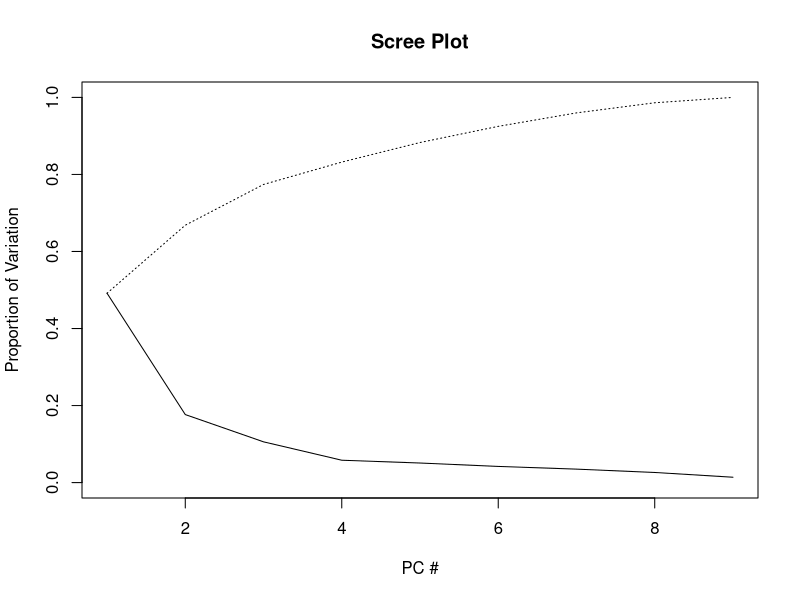
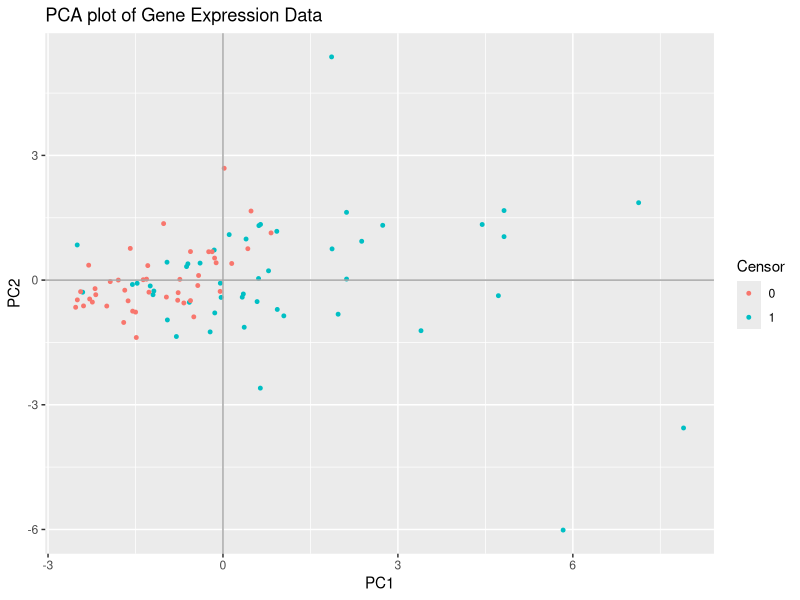
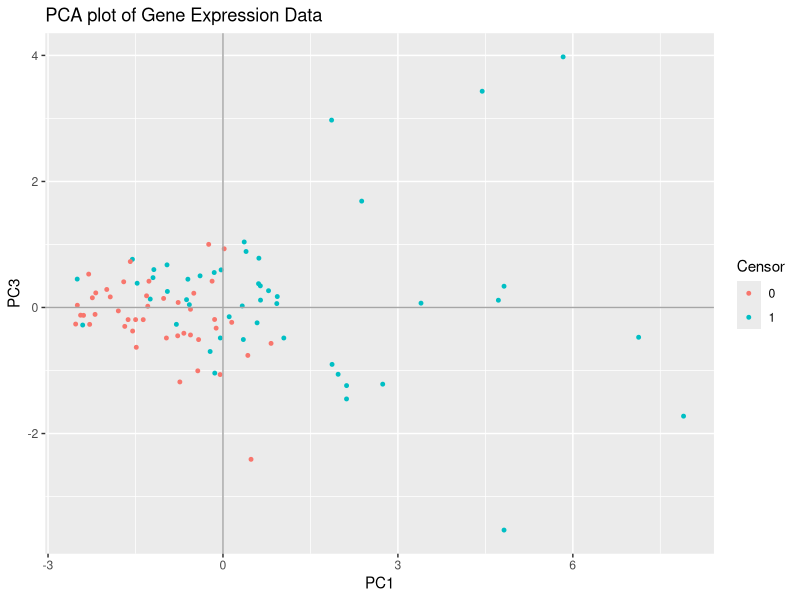
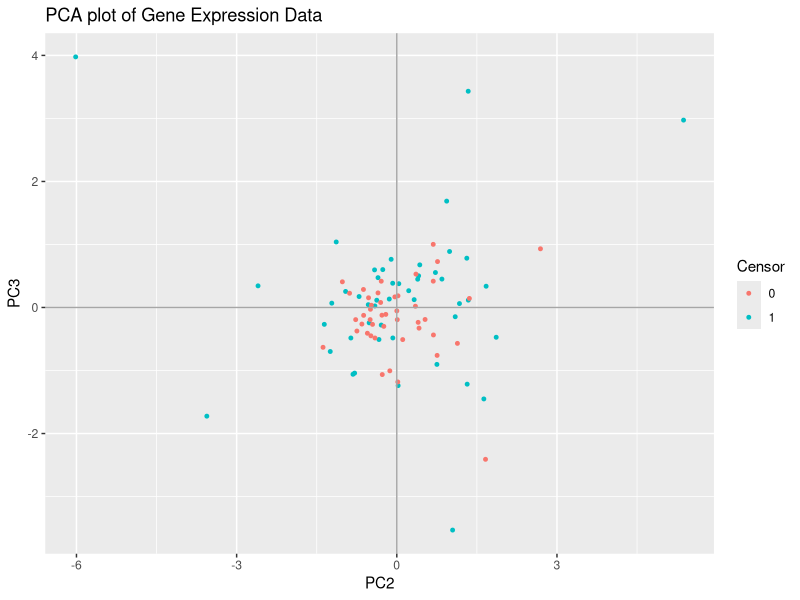
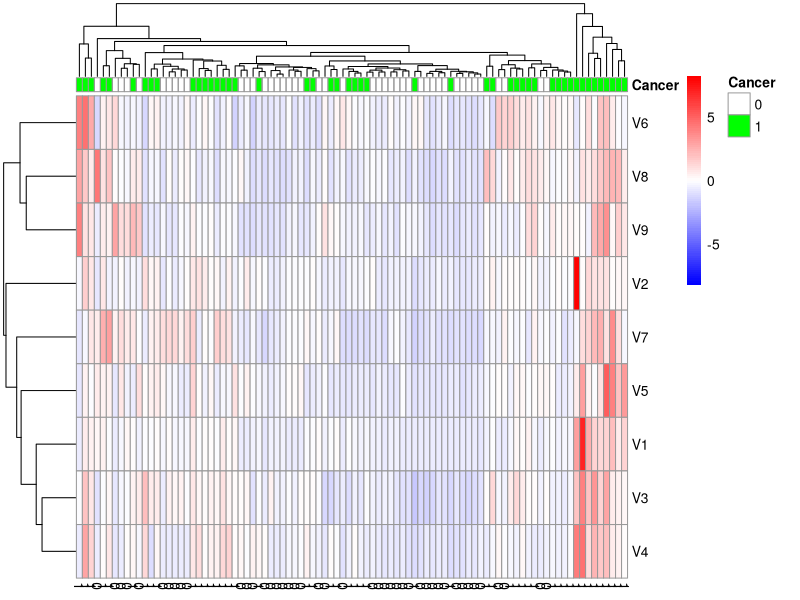
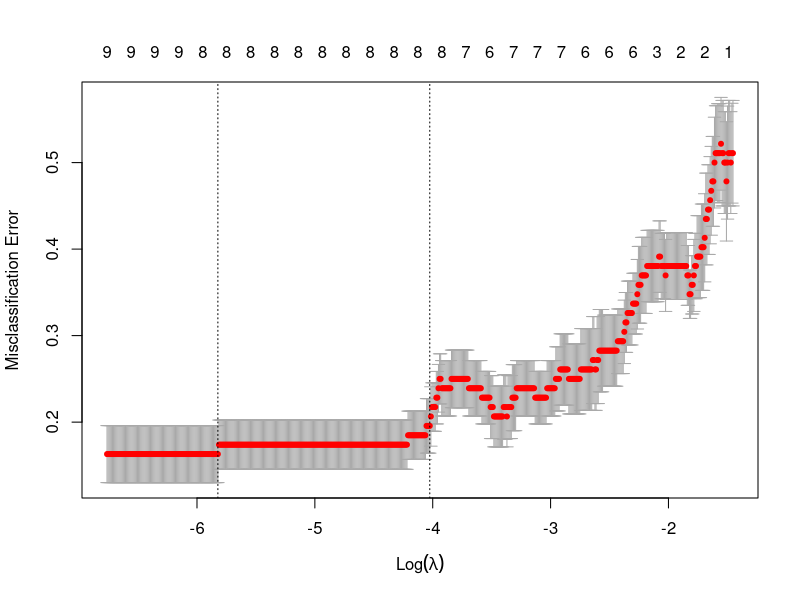
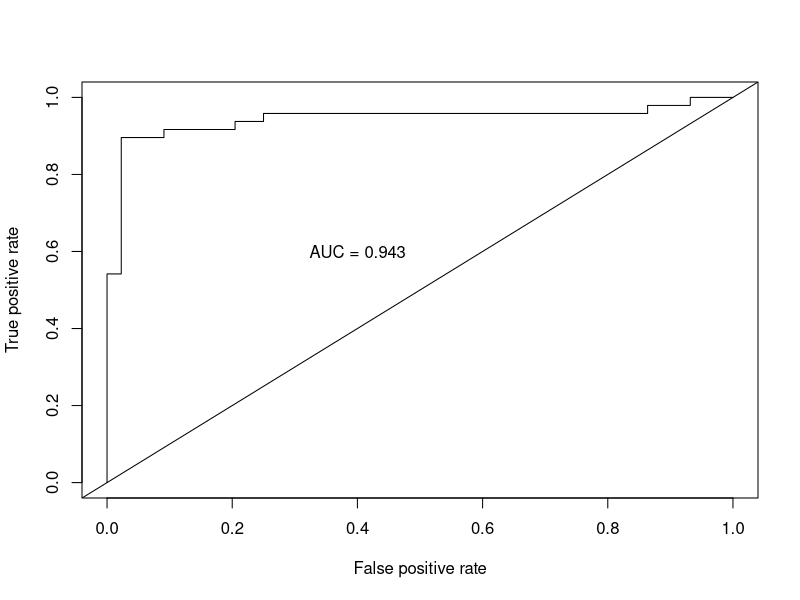
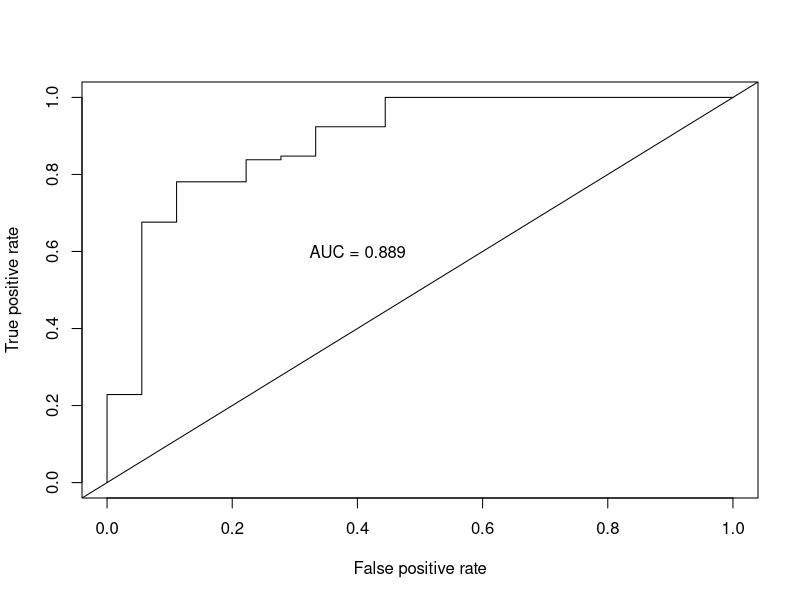

Write the R code that produced these figures, in order.
library(glmnet)
library(ROCR)
library(MASS)
library(ggplot2)
library(pheatmap)
library(randomForest)


setwd("~/Desktop")
dat <- read.csv("CancerExample.csv", header = TRUE)

##glmnet

#Get Training Set
dat.train <- dat[which(dat$Set == "Training"),]

dat.train.x <- dat.train[,6:ncol(dat.train)]
dat.train.y <- dat.train$Censor

dat.train.y <- as.factor(as.character(dat.train.y))



#Before moving forward with modeling the training data set. Lets use PCA and
#hierarchical clustering to visualize the data and explore 
#


pc.result<-prcomp(dat.train.x,scale.=TRUE)
pc.scores<-pc.result$x
pc.scores<-data.frame(pc.scores)
pc.scores$Censor<-dat.train.y


#Loadings for interpretation
pc.result$rotation

#Scree plot
pc.eigen<-(pc.result$sdev)^2
pc.prop<-pc.eigen/sum(pc.eigen)
pc.cumprop<-cumsum(pc.prop)
plot(1:9,pc.prop,type="l",main="Scree Plot",ylim=c(0,1),xlab="PC #",ylab="Proportion of Variation")
lines(1:9,pc.cumprop,lty=3)

#Use ggplot2 to plot the first few pc's
ggplot(data = pc.scores, aes(x = PC1, y = PC2)) +
  geom_point(aes(col=Censor), size=1)+
  geom_hline(yintercept = 0, colour = "gray65") +
  geom_vline(xintercept = 0, colour = "gray65") +
  ggtitle("PCA plot of Gene Expression Data")

ggplot(data = pc.scores, aes(x = PC1, y = PC3)) +
    geom_point(aes(col=Censor), size=1)+
  geom_hline(yintercept = 0, colour = "gray65") +
    geom_vline(xintercept = 0, colour = "gray65") +
    ggtitle("PCA plot of Gene Expression Data")

  
ggplot(data = pc.scores, aes(x = PC2, y = PC3)) +
    geom_point(aes(col=Censor), size=1)+
  geom_hline(yintercept = 0, colour = "gray65") +
    geom_vline(xintercept = 0, colour = "gray65") +
    ggtitle("PCA plot of Gene Expression Data")
  
#Lets look at a heatmap using hierarchical clustering to see if the 
#response naturually clusters out using the predictors
  
#Transposting the predictor matrix and giving the response categories its
#row names.

library(RColorBrewer)
cols <- colorRampPalette(brewer.pal(9, "Set1"))
x<-t(dat.train.x)
colnames(x)<-dat.train.y
pheatmap(x,annotation_col=data.frame(Cancer=dat.train.y),annotation_colors=list(Cancer=c("0"="white","1"="green")),scale="row",legend=T,color=colorRampPalette(c("blue","white", "red"), space = "rgb")(100))


#A good exercise would be to go in and play around with the 
#data but maybe add a few "fake" predictors that seperate out
#the two response categories very well.  From there make the plots 
#again and see how they reflect that truth.

#The heatmap could be done using the PC's as well.



 
  
  
#glmnet requires a matrix 
dat.train.x <- as.matrix(dat.train.x)
library(glmnet)
cvfit <- cv.glmnet(dat.train.x, dat.train.y, family = "binomial", type.measure = "class", nlambda = 1000)
plot(cvfit)
coef(cvfit, s = "lambda.min")

#Get training set predictions...We know they are biased but lets create ROC's.
#These are predicted probabilities from logistic model  exp(b)/(1+exp(b))
fit.pred <- predict(cvfit, newx = dat.train.x, type = "response")

#Compare the prediction to the real outcome
head(fit.pred)
head(dat.train.y)

#Create ROC curves
pred <- prediction(fit.pred[,1], dat.train.y)
roc.perf = performance(pred, measure = "tpr", x.measure = "fpr")
auc.train <- performance(pred, measure = "auc")
auc.train <- auc.train@y.values

#Plot ROC
plot(roc.perf)
abline(a=0, b= 1) #Ref line indicating poor performance
text(x = .40, y = .6,paste("AUC = ", round(auc.train[[1]],3), sep = ""))


#Get Validation Set I
dat.val1 <- dat[which(dat$Set == "Validation I"),]
dat.val1.x <- dat.val1[,c(6:ncol(dat))]
dat.val1.x <- as.matrix(dat.val1.x)

dat.val1.y <- dat.val1$Censor
dat.val1.y <- as.factor(as.character(dat.val1.y))


#Run model from training set on valid set I
fit.pred1 <- predict(cvfit, newx = dat.val1.x, type = "response")

#ROC curves
pred1 <- prediction(fit.pred1[,1], dat.val1.y)
roc.perf1 = performance(pred1, measure = "tpr", x.measure = "fpr")
auc.val1 <- performance(pred1, measure = "auc")
auc.val1 <- auc.val1@y.values
plot(roc.perf1)
abline(a=0, b= 1)
text(x = .40, y = .6,paste("AUC = ", round(auc.val1[[1]],3), sep = ""))


#Rinse and Repeat for valid set II and III
dat.val2 <- dat[which(dat$Set == "Validation II"),]
dat.val2.x <- dat.val2[,c(6:ncol(dat))]
dat.val2.x <- as.matrix(dat.val2.x)

dat.val2.y <- dat.val2$Censor
dat.val2.y <- as.factor(as.character(dat.val2.y))

fit.pred2 <- predict(cvfit, newx = dat.val2.x, type = "response")

pred2 <- prediction(fit.pred2[,1], dat.val2.y)
roc.perf2 = performance(pred2, measure = "tpr", x.measure = "fpr")
auc.val2 <- performance(pred2, measure = "auc")
auc.val2 <- auc.val2@y.values
plot(roc.perf2)
abline(a=0, b= 1)
text(x = .42, y = .6,paste("AUC = ", round(auc.val2[[1]],3), sep = ""))

#Valid set III
dat.val3 <- dat[which(dat$Set == "Validation III"),]
dat.val3.x <- dat.val3[,c(6:ncol(dat))]
dat.val3.x <- as.matrix(dat.val3.x)

dat.val3.y <- dat.val3$Censor
dat.val3.y <- as.factor(as.character(dat.val3.y))


fit.pred3 <- predict(cvfit, newx = dat.val3.x, type = "response")

pred3 <- prediction(fit.pred3[,1], dat.val3.y)
roc.perf3 = performance(pred3, measure = "tpr", x.measure = "fpr")
auc.val3 <- performance(pred3, measure = "auc")
auc.val3 <- auc.val3@y.values
plot(roc.perf3)
abline(a=0, b= 1)
text(x = .4, y = .6,paste("AUC = ", round(auc.val3[[1]],3), sep = ""))


  
#Here we are just comparing the reproducibility of the logistic model.
#You can also use this code to compare multiple models like logistic, compared to lda, compared to a tree or RF.
#This graph also allows for you to get a sense of what cut off values are producing the best sensitivity and specificity results as well using
#the colorize option.

#This is helpful:  https://www.r-bloggers.com/a-small-introduction-to-the-rocr-package/ that does some extra things you might find 
#helpful.
#If you want to mess around with other packages: https://rviews.rstudio.com/2019/03/01/some-r-packages-for-roc-curves/
plot( roc.perf1, colorize = TRUE)
plot(roc.perf2, add = TRUE, colorize = TRUE)
plot(roc.perf3, add = TRUE, colorize = TRUE)
abline(a=0, b= 1)

#without color for cutoff; but adding colors to allow for comarisons of the curves
plot( roc.perf1)
plot(roc.perf2,col="orange", add = TRUE)
plot(roc.perf3,col="blue", add = TRUE)
legend("bottomright",legend=c("Valid 1","Valid 2","Valid 3"),col=c("black","orange","blue"),lty=1,lwd=1)
abline(a=0, b= 1)




## LDA

#Training Set
dat.train <- dat[which(dat$Set == "Training"),]
dat.train.x <- dat.train[,6:ncol(dat)]

dat.train.y <- dat.train$Censor
dat.train.y <- as.factor(as.character(dat.train.y))

fit.lda <- lda(dat.train.y ~ ., data = dat.train.x)
pred.lda <- predict(fit.lda, newdata = dat.train.x)

preds <- pred.lda$posterior
preds <- as.data.frame(preds)

pred <- prediction(preds[,2],dat.train.y)
roc.perf = performance(pred, measure = "tpr", x.measure = "fpr")
auc.train <- performance(pred, measure = "auc")
auc.train <- auc.train@y.values
plot(roc.perf)
abline(a=0, b= 1)
text(x = .40, y = .6,paste("AUC = ", round(auc.train[[1]],3), sep = ""))


#Valid set I
dat.val1 <- dat[which(dat$Set == "Validation I"),]
dat.val1.x <- dat.val1[,c(6:ncol(dat))]

dat.val1.y <- dat.val1$Censor
dat.val1.y <- as.factor(as.character(dat.val1.y))


pred.lda1 <- predict(fit.lda, newdata = dat.val1.x)

preds1 <- pred.lda1$posterior
preds1 <- as.data.frame(preds1)

pred1 <- prediction(preds1[,2],dat.val1.y)
roc.perf = performance(pred1, measure = "tpr", x.measure = "fpr")
auc.train <- performance(pred1, measure = "auc")
auc.train <- auc.train@y.values
plot(roc.perf)
abline(a=0, b= 1)
text(x = .40, y = .6,paste("AUC = ", round(auc.train[[1]],3), sep = ""))


#Valid set II
dat.val2 <- dat[which(dat$Set == "Validation II"),]
dat.val2.x <- dat.val2[,c(5:ncol(dat))]

dat.val2.y <- dat.val2$Censor
dat.val2.y <- as.factor(as.character(dat.val2.y))

pred.lda2 <- predict(fit.lda, newdata = dat.val2.x)

preds2 <- pred.lda2$posterior
preds2 <- as.data.frame(preds2)

pred2 <- prediction(preds2[,2],dat.val2.y)
roc.perf = performance(pred2, measure = "tpr", x.measure = "fpr")
auc.train <- performance(pred2, measure = "auc")
auc.train <- auc.train@y.values
plot(roc.perf)
abline(a=0, b= 1)
text(x = .40, y = .6,paste("AUC = ", round(auc.train[[1]],3), sep = ""))


#Valid set III
dat.val3 <- dat[which(dat$Set == "Validation III"),]
dat.val3.x <- dat.val3[,c(5:ncol(dat))]

dat.val3.y <- dat.val3$Censor
dat.val3.y <- as.factor(as.character(dat.val3.y))


pred.lda3 <- predict(fit.lda, newdata = dat.val3.x)

preds3 <- pred.lda3$posterior
preds3 <- as.data.frame(preds3)

pred3 <- prediction(preds3[,2],dat.val3.y)
roc.perf = performance(pred3, measure = "tpr", x.measure = "fpr")
auc.train <- performance(pred3, measure = "auc")
auc.train <- auc.train@y.values
plot(roc.perf)
abline(a=0, b= 1)
text(x = .40, y = .6,paste("AUC = ", round(auc.train[[1]],3), sep = ""))



#One more time with a Random Forest
#I'm removing the fluff variables just to make coding easier.
dat.train.rf <- dat[which(dat$Set == "Training"),-(1:4)]
dat.train.rf$Censor<-factor(dat.train.rf$Censor)

train.rf<-randomForest(Censor~.,data=dat.train.rf,mtry=4,ntree=500,importance=T)
fit.pred<-predict(train.rf,newdata=dat.train.rf,type="prob")



pred <- prediction(fit.pred[,2], dat.train.rf$Censor)
roc.perf = performance(pred, measure = "tpr", x.measure = "fpr")
auc.train <- performance(pred, measure = "auc")
auc.train <- auc.train@y.values
plot(roc.perf)
abline(a=0, b= 1)
text(x = .40, y = .6,paste("AUC = ", round(auc.train[[1]],3), sep = ""))


#Predict Validation Set I
dat.val1.rf <- dat.val1[,-(1:4)]
#dat.val1.rf$Censor<-factor(dat.train.rf$Censor)

pred.val1<-predict(train.rf,newdata=dat.val1.rf,type="prob")



pred <- prediction(pred.val1[,2], dat.val1.rf$Censor)
roc.perf = performance(pred, measure = "tpr", x.measure = "fpr")
auc.train <- performance(pred, measure = "auc")
auc.train <- auc.train@y.values
plot(roc.perf)
abline(a=0, b= 1)
text(x = .40, y = .6,paste("AUC = ", round(auc.train[[1]],3), sep = ""))


#Predict Validation Set 2
dat.val2.rf <- dat.val2[,-(1:4)]
#dat.val1.rf$Censor<-factor(dat.train.rf$Censor)

pred.val2<-predict(train.rf,newdata=dat.val2.rf,type="prob")



pred <- prediction(pred.val2[,2], dat.val2.rf$Censor)
roc.perf = performance(pred, measure = "tpr", x.measure = "fpr")
auc.train <- performance(pred, measure = "auc")
auc.train <- auc.train@y.values
plot(roc.perf)
abline(a=0, b= 1)
text(x = .40, y = .6,paste("AUC = ", round(auc.train[[1]],3), sep = ""))


#Predict Validation Set 3
dat.val3.rf <- dat.val3[,-(1:4)]
#dat.val1.rf$Censor<-factor(dat.train.rf$Censor)

pred.val3<-predict(train.rf,newdata=dat.val3.rf,type="prob")



pred <- prediction(pred.val3[,2], dat.val3.rf$Censor)
roc.perf = performance(pred, measure = "tpr", x.measure = "fpr")
auc.train <- performance(pred, measure = "auc")
auc.train <- auc.train@y.values
plot(roc.perf)
abline(a=0, b= 1)
text(x = .40, y = .6,paste("AUC = ", round(auc.train[[1]],3), sep = ""))









#Suppose we did not have all of these validation data sets.  We can assess how well our model building process works through Cross validation.
#The idea is that we can get an idea of how well the approach is going to perform on new data not yet collected.
#We will use AUC as the performance matrix.  Note we only consider the lasso logistic here, but in practice we could 
#run many different models to compare directly.

nloops<-50   #number of CV loops
ntrains<-dim(dat.train.x)[1]  #No. of samples in training data set
cv.aucs<-c() #initializing a vector to store the auc results for each CV run

for (i in 1:nloops){
 index<-sample(1:ntrains,60)
 cvtrain.x<-as.matrix(dat.train.x[index,])
 cvtest.x<-as.matrix(dat.train.x[-index,])
 cvtrain.y<-dat.train.y[index]
 cvtest.y<-dat.train.y[-index]
 
 cvfit <- cv.glmnet(cvtrain.x, cvtrain.y, family = "binomial", type.measure = "class") 
 fit.pred <- predict(cvfit, newx = cvtest.x, type = "response")
 pred <- prediction(fit.pred[,1], cvtest.y)
 roc.perf = performance(pred, measure = "tpr", x.measure = "fpr")
 auc.train <- performance(pred, measure = "auc")
 auc.train <- auc.train@y.values
 
 cv.aucs[i]<-auc.train[[1]]
}

hist(cv.aucs)
summary(cv.aucs)




#Doing the same procedure for random allocation of response values.
#Good practice when number of yes/no is not balanced.


nloops<-50   #number of CV loops
ntrains<-dim(dat.train.x)[1]  #No. of samples in training data set
cv.aucs<-c()
dat.train.yshuf<-dat.train.y[sample(1:length(dat.train.y))]

for (i in 1:nloops){
  index<-sample(1:ntrains,60)
  cvtrain.x<-as.matrix(dat.train.x[index,])
  cvtest.x<-as.matrix(dat.train.x[-index,])
  cvtrain.y<-dat.train.yshuf[index]
  cvtest.y<-dat.train.yshuf[-index]
  
  cvfit <- cv.glmnet(cvtrain.x, cvtrain.y, family = "binomial", type.measure = "class") 
  fit.pred <- predict(cvfit, newx = cvtest.x, type = "response")
  pred <- prediction(fit.pred[,1], cvtest.y)
  roc.perf = performance(pred, measure = "tpr", x.measure = "fpr")
  auc.train <- performance(pred, measure = "auc")
  auc.train <- auc.train@y.values
  
  cv.aucs[i]<-auc.train[[1]]
}

hist(cv.aucs)
summary(cv.aucs)
